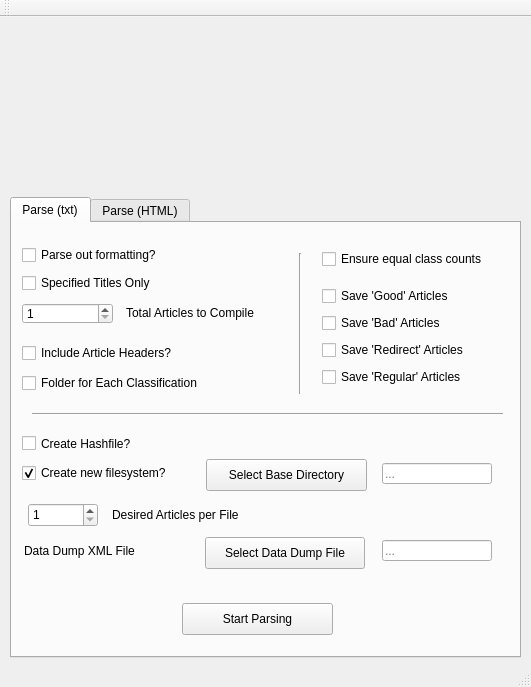
<?xml version="1.0" encoding="UTF-8"?>
<ui version="4.0">
 <class>MainWindow</class>
 <widget class="QMainWindow" name="MainWindow">
  <property name="geometry">
   <rect>
    <x>0</x>
    <y>0</y>
    <width>531</width>
    <height>687</height>
   </rect>
  </property>
  <property name="windowTitle">
   <string>WikiClassify Parsing Module</string>
  </property>
  <property name="windowOpacity">
   <double>1.000000000000000</double>
  </property>
  <widget class="QWidget" name="centralWidget">
   <widget class="QLabel" name="wiki_image">
    <property name="geometry">
     <rect>
      <x>190</x>
      <y>-10</y>
      <width>231</width>
      <height>171</height>
     </rect>
    </property>
    <property name="text">
     <string/>
    </property>
   </widget>
   <widget class="QTabWidget" name="tabWidget">
    <property name="geometry">
     <rect>
      <x>10</x>
      <y>180</y>
      <width>511</width>
      <height>461</height>
     </rect>
    </property>
    <property name="currentIndex">
     <number>0</number>
    </property>
    <widget class="QWidget" name="tab">
     <attribute name="title">
      <string>Parse (txt)</string>
     </attribute>
     <widget class="QSpinBox" name="articles_per_file">
      <property name="geometry">
       <rect>
        <x>16</x>
        <y>280</y>
        <width>70</width>
        <height>24</height>
       </rect>
      </property>
      <property name="minimum">
       <number>1</number>
      </property>
      <property name="maximum">
       <number>250</number>
      </property>
     </widget>
     <widget class="QLabel" name="label">
      <property name="geometry">
       <rect>
        <x>100</x>
        <y>284</y>
        <width>151</width>
        <height>16</height>
       </rect>
      </property>
      <property name="text">
       <string>Desired Articles per File</string>
      </property>
     </widget>
     <widget class="QPushButton" name="parse_txt_start_button">
      <property name="geometry">
       <rect>
        <x>170</x>
        <y>380</y>
        <width>151</width>
        <height>32</height>
       </rect>
      </property>
      <property name="text">
       <string>Start Parsing</string>
      </property>
     </widget>
     <widget class="QCheckBox" name="create_file_system">
      <property name="geometry">
       <rect>
        <x>10</x>
        <y>240</y>
        <width>161</width>
        <height>20</height>
       </rect>
      </property>
      <property name="toolTipDuration">
       <number>-1</number>
      </property>
      <property name="text">
       <string>Create new filesystem?</string>
      </property>
      <property name="checkable">
       <bool>true</bool>
      </property>
      <property name="checked">
       <bool>true</bool>
      </property>
     </widget>
     <widget class="QCheckBox" name="parse_formatting">
      <property name="geometry">
       <rect>
        <x>10</x>
        <y>22</y>
        <width>156</width>
        <height>20</height>
       </rect>
      </property>
      <property name="text">
       <string>Parse out formatting?</string>
      </property>
     </widget>
     <widget class="QLineEdit" name="directory_input">
      <property name="geometry">
       <rect>
        <x>370</x>
        <y>240</y>
        <width>110</width>
        <height>21</height>
       </rect>
      </property>
      <property name="text">
       <string/>
      </property>
      <property name="placeholderText">
       <string>...</string>
      </property>
     </widget>
     <widget class="QLabel" name="label_2">
      <property name="geometry">
       <rect>
        <x>12</x>
        <y>320</y>
        <width>131</width>
        <height>16</height>
       </rect>
      </property>
      <property name="text">
       <string>Data Dump XML File</string>
      </property>
     </widget>
     <widget class="QLineEdit" name="datadump_input">
      <property name="geometry">
       <rect>
        <x>370</x>
        <y>317</y>
        <width>110</width>
        <height>21</height>
       </rect>
      </property>
      <property name="text">
       <string/>
      </property>
      <property name="placeholderText">
       <string>...</string>
      </property>
     </widget>
     <widget class="QPushButton" name="pushButton_2">
      <property name="geometry">
       <rect>
        <x>194</x>
        <y>236</y>
        <width>161</width>
        <height>32</height>
       </rect>
      </property>
      <property name="text">
       <string>Select Base Directory</string>
      </property>
     </widget>
     <widget class="QPushButton" name="pushButton_3">
      <property name="geometry">
       <rect>
        <x>193</x>
        <y>314</y>
        <width>160</width>
        <height>32</height>
       </rect>
      </property>
      <property name="text">
       <string>Select Data Dump File</string>
      </property>
     </widget>
     <widget class="QLabel" name="warning_label">
      <property name="geometry">
       <rect>
        <x>10</x>
        <y>353</y>
        <width>471</width>
        <height>16</height>
       </rect>
      </property>
      <property name="text">
       <string/>
      </property>
     </widget>
     <widget class="Line" name="line">
      <property name="geometry">
       <rect>
        <x>20</x>
        <y>183</y>
        <width>471</width>
        <height>16</height>
       </rect>
      </property>
      <property name="orientation">
       <enum>Qt::Horizontal</enum>
      </property>
     </widget>
     <widget class="QSpinBox" name="tot_art_box">
      <property name="geometry">
       <rect>
        <x>10</x>
        <y>80</y>
        <width>91</width>
        <height>21</height>
       </rect>
      </property>
      <property name="minimum">
       <number>1</number>
      </property>
      <property name="maximum">
       <number>2000000</number>
      </property>
     </widget>
     <widget class="QLabel" name="label_3">
      <property name="geometry">
       <rect>
        <x>114</x>
        <y>82</y>
        <width>161</width>
        <height>16</height>
       </rect>
      </property>
      <property name="text">
       <string>Total Articles to Compile</string>
      </property>
     </widget>
     <widget class="QCheckBox" name="hashfile_checkbox">
      <property name="geometry">
       <rect>
        <x>10</x>
        <y>210</y>
        <width>131</width>
        <height>21</height>
       </rect>
      </property>
      <property name="text">
       <string>Create Hashfile?</string>
      </property>
     </widget>
     <widget class="QCheckBox" name="headers_checkbox">
      <property name="geometry">
       <rect>
        <x>10</x>
        <y>120</y>
        <width>181</width>
        <height>20</height>
       </rect>
      </property>
      <property name="text">
       <string>Include Article Headers?</string>
      </property>
     </widget>
     <widget class="QCheckBox" name="equal_counts">
      <property name="geometry">
       <rect>
        <x>310</x>
        <y>26</y>
        <width>181</width>
        <height>20</height>
       </rect>
      </property>
      <property name="text">
       <string>Ensure equal class counts</string>
      </property>
     </widget>
     <widget class="Line" name="line_2">
      <property name="geometry">
       <rect>
        <x>280</x>
        <y>30</y>
        <width>16</width>
        <height>141</height>
       </rect>
      </property>
      <property name="orientation">
       <enum>Qt::Vertical</enum>
      </property>
     </widget>
     <widget class="QCheckBox" name="good_check">
      <property name="geometry">
       <rect>
        <x>310</x>
        <y>63</y>
        <width>151</width>
        <height>20</height>
       </rect>
      </property>
      <property name="text">
       <string>Save 'Good' Articles</string>
      </property>
     </widget>
     <widget class="QCheckBox" name="bad_check">
      <property name="geometry">
       <rect>
        <x>310</x>
        <y>90</y>
        <width>151</width>
        <height>20</height>
       </rect>
      </property>
      <property name="text">
       <string>Save 'Bad' Articles</string>
      </property>
     </widget>
     <widget class="QCheckBox" name="redirect_check">
      <property name="geometry">
       <rect>
        <x>310</x>
        <y>117</y>
        <width>171</width>
        <height>20</height>
       </rect>
      </property>
      <property name="text">
       <string>Save 'Redirect' Articles</string>
      </property>
     </widget>
     <widget class="QCheckBox" name="regular_check">
      <property name="geometry">
       <rect>
        <x>310</x>
        <y>144</y>
        <width>161</width>
        <height>20</height>
       </rect>
      </property>
      <property name="text">
       <string>Save 'Regular' Articles</string>
      </property>
     </widget>
     <widget class="QCheckBox" name="multiple_checkbox">
      <property name="geometry">
       <rect>
        <x>10</x>
        <y>150</y>
        <width>211</width>
        <height>20</height>
       </rect>
      </property>
      <property name="text">
       <string>Folder for Each Classification</string>
      </property>
     </widget>
     <widget class="QCheckBox" name="titles_checkbox">
      <property name="geometry">
       <rect>
        <x>10</x>
        <y>50</y>
        <width>171</width>
        <height>20</height>
       </rect>
      </property>
      <property name="text">
       <string>Specified Titles Only</string>
      </property>
     </widget>
     <zorder>parse_txt_start_button</zorder>
     <zorder>create_file_system</zorder>
     <zorder>parse_formatting</zorder>
     <zorder>label</zorder>
     <zorder>articles_per_file</zorder>
     <zorder>directory_input</zorder>
     <zorder>label_2</zorder>
     <zorder>datadump_input</zorder>
     <zorder>pushButton_2</zorder>
     <zorder>pushButton_3</zorder>
     <zorder>warning_label</zorder>
     <zorder>line</zorder>
     <zorder>tot_art_box</zorder>
     <zorder>label_3</zorder>
     <zorder>hashfile_checkbox</zorder>
     <zorder>headers_checkbox</zorder>
     <zorder>equal_counts</zorder>
     <zorder>line_2</zorder>
     <zorder>good_check</zorder>
     <zorder>bad_check</zorder>
     <zorder>redirect_check</zorder>
     <zorder>regular_check</zorder>
     <zorder>multiple_checkbox</zorder>
     <zorder>titles_checkbox</zorder>
    </widget>
    <widget class="QWidget" name="tab_2">
     <attribute name="title">
      <string>Parse (HTML)</string>
     </attribute>
    </widget>
   </widget>
  </widget>
  <widget class="QToolBar" name="mainToolBar">
   <attribute name="toolBarArea">
    <enum>TopToolBarArea</enum>
   </attribute>
   <attribute name="toolBarBreak">
    <bool>false</bool>
   </attribute>
  </widget>
  <widget class="QStatusBar" name="statusBar"/>
 </widget>
 <layoutdefault spacing="6" margin="11"/>
 <resources/>
 <connections>
  <connection>
   <sender>create_file_system</sender>
   <signal>clicked()</signal>
   <receiver>directory_input</receiver>
   <slot>setFocus()</slot>
   <hints>
    <hint type="sourcelabel">
     <x>171</x>
     <y>459</y>
    </hint>
    <hint type="destinationlabel">
     <x>403</x>
     <y>459</y>
    </hint>
   </hints>
  </connection>
 </connections>
</ui>
